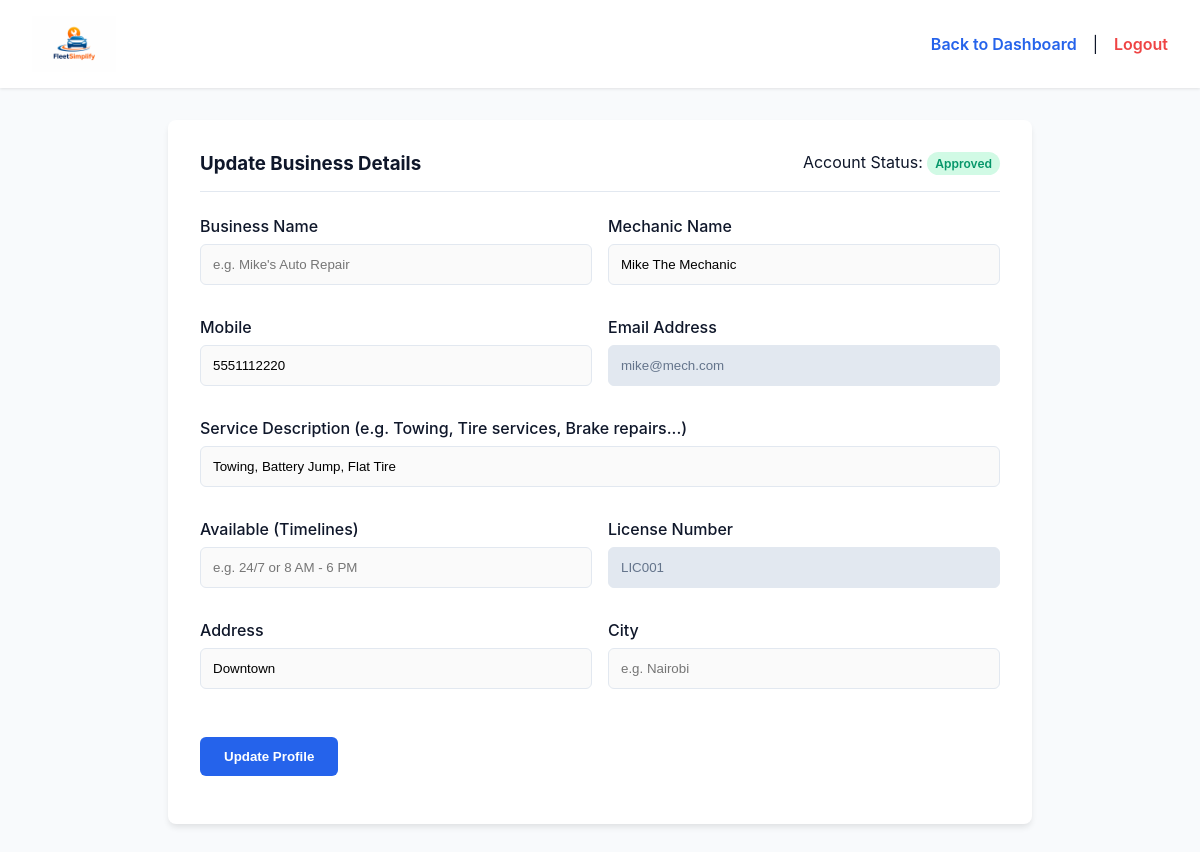
The app's page /frontend/mechanic/profile.php (signed in) with its own data.
### tables this page shows
CREATE TABLE `mechanics` (
  `id` int(11) NOT NULL AUTO_INCREMENT,
  `user_id` int(11) NOT NULL,
  `service_location` varchar(255) NOT NULL,
  `latitude` decimal(10,8) DEFAULT NULL,
  `longitude` decimal(11,8) DEFAULT NULL,
  `services_offered` text NOT NULL,
  `license_number` varchar(50) NOT NULL UNIQUE,
  `business_name` varchar(255) DEFAULT NULL,
  `operating_hours` varchar(100) DEFAULT NULL,
  `city` varchar(100) DEFAULT NULL,
  `approval_status` enum('PENDING APPROVAL','APPROVED','REJECTED') NOT NULL DEFAULT 'PENDING APPROVAL',
  `availability` enum('AVAILABLE','UNAVAILABLE') NOT NULL DEFAULT 'AVAILABLE',
  PRIMARY KEY (`id`),
  FOREIGN KEY (`user_id`) REFERENCES `users`(`id`) ON DELETE CASCADE
);

CREATE TABLE `users` (
  `id` int(11) NOT NULL AUTO_INCREMENT,
  `name` varchar(100) NOT NULL,
  `email` varchar(100) NOT NULL UNIQUE,
  `password_hash` varchar(255) NOT NULL,
  `role` enum('user','mechanic','admin') NOT NULL DEFAULT 'user',
  `phone` varchar(20) DEFAULT NULL,
  `created_at` timestamp DEFAULT current_timestamp(),
  PRIMARY KEY (`id`)
);

### frontend/mechanic/profile.php (the view, shortened to what this page needs)
<?php
require_once '../../backend/config/db.php';
$user_id = $_SESSION['user_id'];
$stmtUser = $pdo->prepare("SELECT name, email, phone FROM users WHERE id = ?");
$stmtUser->execute([$user_id]);
$user = $stmtUser->fetch();
$stmtMech = $pdo->prepare("SELECT * FROM mechanics WHERE user_id = ?");
$stmtMech->execute([$user_id]);
$mechanic = $stmtMech->fetch();
?>
<!DOCTYPE html>
<html lang="en">
<head>
</head>
<body>
    <div class="navbar">
        <div class="navbar-brand"><img src="../Images/logo.png" alt="FleetSimplify logo"></div>
        <div style="display: flex; gap: 1rem; align-items: center;">
            <a href="dashboard.php" style="color: #2563eb;">Back to Dashboard</a>
            <span>|</span>
            <a href="../../backend/logout.php">Logout</a>
        </div>
    </div>
    <div class="container">
        <div style="margin-bottom: 1.5rem; display: flex; justify-content: space-between; align-items: center; border-bottom: 1px solid #e2e8f0; padding-bottom: 1rem;">
            <h3 style="margin: 0;">Update Business Details</h3>
            <div>
                Account Status:
                <?php
                    $statClass = str_replace(' ', '', ucwords(strtolower($mechanic['approval_status'])));
                    $friendlyStat = ucwords(strtolower($mechanic['approval_status']));
                ?>
                <span class="status-badge status-<?php echo $statClass; ?>"><?php echo $friendlyStat; ?></span>
            </div>
        </div>
        <form action="" method="POST" class="form-grid">
            <div class="form-group">
                <label>Business Name</label>
                <input type="text" name="business_name" value="<?php echo htmlspecialchars((string)$mechanic['business_name']); ?>" placeholder="e.g. Mike's Auto Repair">
            </div>
            <div class="form-group">
                <label>Mechanic Name</label>
                <input type="text" name="mechanic_name" value="<?php echo htmlspecialchars((string)$user['name']); ?>" required>
            </div>
            <div class="form-group">
                <label>Mobile</label>
                <input type="text" name="phone" value="<?php echo htmlspecialchars((string)$user['phone']); ?>" required>
            </div>
            <div class="form-group">
                <label>Email Address</label>
                <input type="email" value="<?php echo htmlspecialchars((string)$user['email']); ?>" disabled>
            </div>
            <div class="form-group full-width">
                <label>Service Description (e.g. Towing, Tire services, Brake repairs...)</label>
                <input type="text" name="services_offered" value="<?php echo htmlspecialchars((string)$mechanic['services_offered']); ?>" required placeholder="What services do you provide?">
            </div>
            <div class="form-group">
                <label>Available (Timelines)</label>
                <input type="text" name="operating_hours" value="<?php echo htmlspecialchars((string)$mechanic['operating_hours']); ?>" placeholder="e.g. 24/7 or 8 AM - 6 PM">
            </div>
            <div class="form-group">
                <label>License Number</label>
                <input type="text" value="<?php echo htmlspecialchars((string)$mechanic['license_number']); ?>" disabled>
            </div>
            <div class="form-group">
                <label>Address</label>
                <input type="text" name="service_location" value="<?php echo htmlspecialchars((string)$mechanic['service_location']); ?>" placeholder="e.g. 123 Main St">
            </div>
            <div class="form-group">
                <label>City</label>
                <input type="text" name="city" value="<?php echo htmlspecialchars((string)$mechanic['city']); ?>" placeholder="e.g. Nairobi">
            </div>
            <div class="form-group full-width" style="margin-top: 1rem;">
                <button type="submit" class="btn">Update Profile</button>
            </div>
        </form>
    </div>
</body>
</html>

### frontend/mechanic/profile.php (style rules this page uses)
body { font-family: 'Inter', sans-serif; background: #f8fafc; margin:0; padding:0; color: #0f172a; }
.navbar { background-color: white; padding: 1rem 2rem; box-shadow: 0 1px 3px rgba(0,0,0,0.1); display: flex; justify-content: space-between; align-items: center; }
.navbar-brand img { height: 56px; max-width: 190px; width: auto; display: block; }
.navbar a { text-decoration: none; color: #ef4444; font-weight: 600; }
.container { max-width: 800px; margin: 2rem auto; padding: 2rem; background: white; border-radius: 8px; box-shadow: 0 4px 6px -1px rgba(0,0,0,0.1); }
.form-grid { display: grid; grid-template-columns: 1fr 1fr; gap: 1rem; }
.form-group { margin-bottom: 1rem; }
.form-group.full-width { grid-column: span 2; }
label { display: block; margin-bottom: 0.5rem; font-weight: 500; }
input[type="text"], input[type="email"], textarea { width: 100%; padding: 0.75rem; border: 1px solid #e2e8f0; border-radius: 6px; box-sizing: border-box; background-color: #fafafa; }
input:disabled { background-color: #e2e8f0; color: #64748b; }
.btn { padding: 0.75rem 1.5rem; background-color: #2563eb; color: white; border: none; border-radius: 6px; font-weight: 600; cursor: pointer; text-decoration: none; display: inline-block; }
.status-badge { display: inline-block; padding: 0.25rem 0.5rem; border-radius: 9999px; font-size: 0.75rem; font-weight: 600; }
.status-Approved { background-color: #d1fae5; color: #059669; }

### records on screen
mechanics: approval_status "Approved", services_offered "Towing, Battery Jump, Flat Tire", license_number "LIC001", service_location "Downtown"
users: mechanic_name "Mike The Mechanic", phone "5551112220", email "mike@mech.com"
